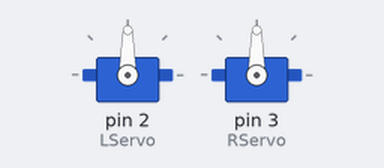
A sketch run on a simulated Arduino Uno, built with avr-gcc and run on an emulated ATmega328P. Shown: 2 × servo.

Above: at 0.05 s.
Timing chart, 0 to 62.8 s (numbered marks = the images above):
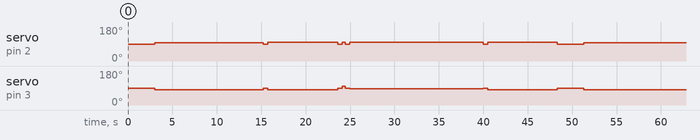

The sketch:

infinity_loop.ino
```cpp
#include <Servo.h>

Servo LServo;
Servo RServo;

void setup() {
  // put your setup code here, to run once:
  LServo.attach(2);
  RServo.attach(3);
}

void loop() {
  // put your main code here, to run repeatedly:
  LServo.write(90);
  RServo.write(90);
  delay(3000);
  LServo.write(96);
  RServo.write(80);
  delay(12250);
  LServo.write(90);
  RServo.write(90);
  delay(500);
//  LServo.write(80);
//  RServo.write(80);
//  delay(225);
//  LServo.write(90);
//  RServo.write(90);
//  delay(500);
  LServo.write(99);
  RServo.write(80);
  delay(7850);
  LServo.write(90);
  RServo.write(90);
  delay(500);
  LServo.write(100);
  RServo.write(100);
  delay(375);
  LServo.write(90);
  RServo.write(90);
  delay(500);
  LServo.write(99);
  RServo.write(85);
  delay(15000);
  LServo.write(90);
  RServo.write(90);
  delay(500);
  LServo.write(99);
  RServo.write(80);
  delay(7850);

}
```

Measured:
- by itself, servo on pin 2 (LServo): repeats every 48.3 s: 90° 0.50 s, 99° 7.9 s, 90° 0.50 s, 100° 0.38 s, 90° 0.50 s, 99° 15.0 s, 90° 0.50 s, 99° 7.9 s, 90° 3.0 s, 96° 12.3 s
- by itself, servo on pin 3 (RServo): repeats every 48.3 s: 90° 0.50 s, 80° 7.9 s, 90° 0.50 s, 100° 0.38 s, 90° 0.50 s, 85° 15.0 s, 90° 0.50 s, 80° 7.9 s, 90° 3.0 s, 80° 12.3 s
